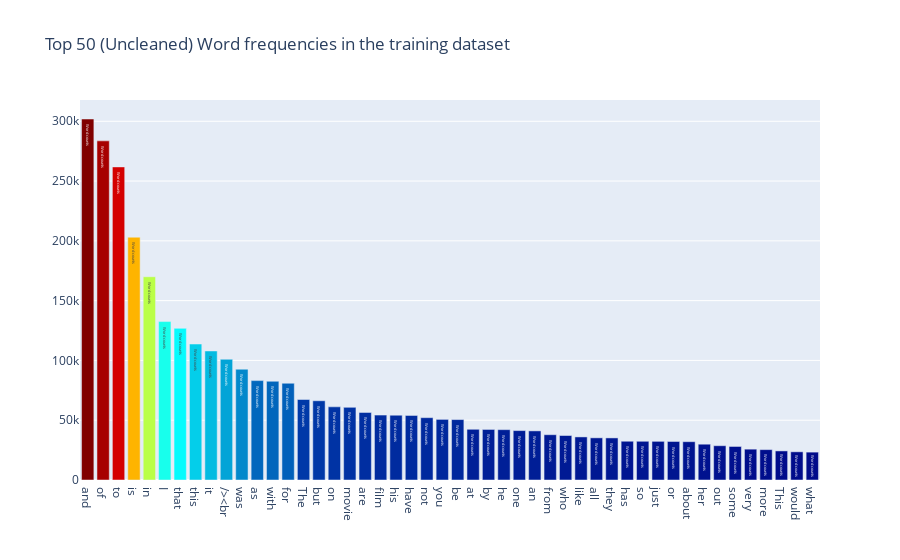
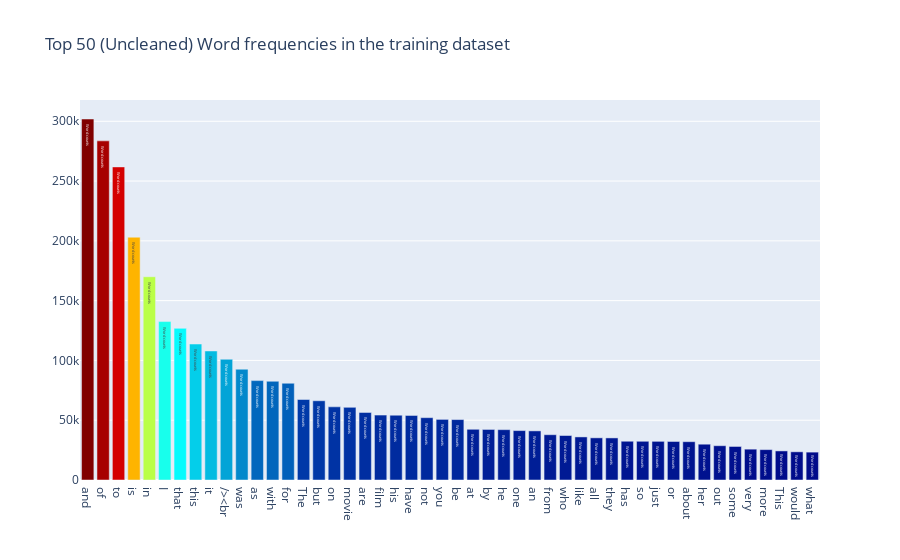

Write notebook code for charts like these, in order.
### Code cell
all_words = movies['review'].str.split(expand=True).unstack().value_counts()
data = [go.Bar(
            x = all_words.index.values[2:50],
            y = all_words.values[2:50],
            marker= dict(colorscale='Jet',
                         color = all_words.values[2:100]
                        ),
            text='Word counts'
    )]

layout = go.Layout(
    title='Top 50 (Uncleaned) Word frequencies in the training dataset'
)

fig = go.Figure(data=data, layout=layout)

py.iplot(fig, filename='basic-bar')
fig.show()

### Figure 1 — Plotly figure (JSON) as saved in the notebook; plotly's stock layout.template omitted (floating-point values rounded to 4 significant figures)
{"data": [{"marker": {"color": [301914, 283620, 261848, 203049, 169978, 132498, 126811, 113722, 107899, 100974, 92657, 83128, 82565, 80914, 67317, 66280, 61192, 60754, 56513, 54272, 54197, 54008, 52135, 50696, 50538, 42421, 42288, 42113, 41329, 41076, 37875, 37207, 36027, 35269, 35201, 32420, 32384, 32336, 32219, 32035, 29942, 28676, 28052, 25793, 25410, 24329, 23578, 23319, 22748, 22581, 22008, 21975, 21694, 21475, 21321, 21304, 21191, 20979, 20949, 20859, 20703, 20552, 20362, 20356, 19949, 19043, 18980, 18201, 18153, 17883, 17515, 17331, 16938, 16827, 16439, 16370, 15744, 15505, 15307, 15190, 15165, 14859, 14772, 14754, 14689, 14607, 14412, 14385, 14385, 14335, 14283, 14199, 13953, 13418, 13082, 12845, 12497, 12290], "colorscale": [[0, "rgb(0,0,131)"], [0.2, "rgb(0,60,170)"], [0.4, "rgb(5,255,255)"], [0.6, "rgb(255,255,0)"], [0.8, "rgb(250,0,0)"], [1, "rgb(128,0,0)"]]}, "text": "Word counts", "type": "bar", "y": [301914, 283620, 261848, 203049, 169978, 132498, 126811, 113722, 107899, 100974, 92657, 83128, 82565, 80914, 67317, 66280, 61192, 60754, 56513, 54272, 54197, 54008, 52135, 50696, 50538, 42421, 42288, 42113, 41329, 41076, 37875, 37207, 36027, 35269, 35201, 32420, 32384, 32336, 32219, 32035, 29942, 28676, 28052, 25793, 25410, 24329, 23578, 23319], "x": ["and", "of", "to", "is", "in", "I", "that", "this", "it", "/><br", "was", "as", "with", "for", "The", "but", "on", "movie", "are", "film", "his", "have", "not", "you", "be", "at", "by", "he", "one", "an", "from", "who", "like", "all", "they", "has", "so", "just", "or", "about", "her", "out", "some", "very", "more", "This", "would", "what"]}], "layout": {"title": {"text": "Top 50 (Uncleaned) Word frequencies in the training dataset"}}}

### Figure 2 — Plotly figure (JSON) as saved in the notebook; plotly's stock layout.template omitted (floating-point values rounded to 4 significant figures)
{"data": [{"marker": {"color": [301914, 283620, 261848, 203049, 169978, 132498, 126811, 113722, 107899, 100974, 92657, 83128, 82565, 80914, 67317, 66280, 61192, 60754, 56513, 54272, 54197, 54008, 52135, 50696, 50538, 42421, 42288, 42113, 41329, 41076, 37875, 37207, 36027, 35269, 35201, 32420, 32384, 32336, 32219, 32035, 29942, 28676, 28052, 25793, 25410, 24329, 23578, 23319, 22748, 22581, 22008, 21975, 21694, 21475, 21321, 21304, 21191, 20979, 20949, 20859, 20703, 20552, 20362, 20356, 19949, 19043, 18980, 18201, 18153, 17883, 17515, 17331, 16938, 16827, 16439, 16370, 15744, 15505, 15307, 15190, 15165, 14859, 14772, 14754, 14689, 14607, 14412, 14385, 14385, 14335, 14283, 14199, 13953, 13418, 13082, 12845, 12497, 12290], "colorscale": [[0, "rgb(0,0,131)"], [0.2, "rgb(0,60,170)"], [0.4, "rgb(5,255,255)"], [0.6, "rgb(255,255,0)"], [0.8, "rgb(250,0,0)"], [1, "rgb(128,0,0)"]]}, "text": "Word counts", "type": "bar", "y": [301914, 283620, 261848, 203049, 169978, 132498, 126811, 113722, 107899, 100974, 92657, 83128, 82565, 80914, 67317, 66280, 61192, 60754, 56513, 54272, 54197, 54008, 52135, 50696, 50538, 42421, 42288, 42113, 41329, 41076, 37875, 37207, 36027, 35269, 35201, 32420, 32384, 32336, 32219, 32035, 29942, 28676, 28052, 25793, 25410, 24329, 23578, 23319], "x": ["and", "of", "to", "is", "in", "I", "that", "this", "it", "/><br", "was", "as", "with", "for", "The", "but", "on", "movie", "are", "film", "his", "have", "not", "you", "be", "at", "by", "he", "one", "an", "from", "who", "like", "all", "they", "has", "so", "just", "or", "about", "her", "out", "some", "very", "more", "This", "would", "what"]}], "layout": {"title": {"text": "Top 50 (Uncleaned) Word frequencies in the training dataset"}}}
